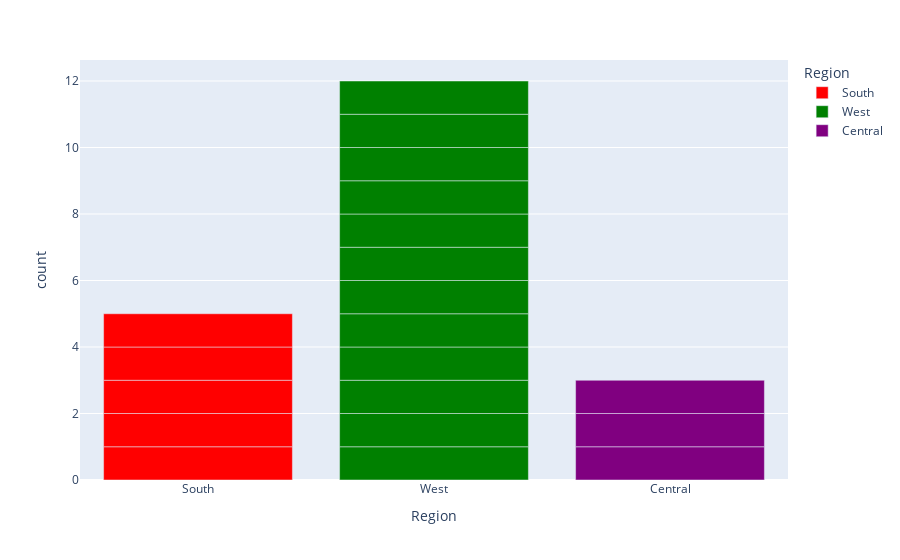

The cell this chart's notebook holds for it:
### Code cell
try:
    fig = px.bar(df1, x='Region', color='Region', color_discrete_sequence=['red', 'green', 'purple'])
    fig.show()
    logger.info("Successfully created.")
except Exception as e:
    logger.error(f"Error while creating the bar chart: {e}")

### Figure 1 — Plotly figure (JSON) as saved in the notebook; plotly's stock layout.template omitted (floating-point values rounded to 4 significant figures)
{"data": [{"alignmentgroup": "True", "hovertemplate": "Region=%{x}<br>count=%{y}<extra></extra>", "legendgroup": "South", "marker": {"color": "red", "pattern": {"shape": ""}}, "name": "South", "offsetgroup": "South", "orientation": "v", "showlegend": true, "textposition": "auto", "type": "bar", "x": ["South", "South", "South", "South", "South"], "xaxis": "x", "y": [1, 1, 1, 1, 1], "yaxis": "y"}, {"alignmentgroup": "True", "hovertemplate": "Region=%{x}<br>count=%{y}<extra></extra>", "legendgroup": "West", "marker": {"color": "green", "pattern": {"shape": ""}}, "name": "West", "offsetgroup": "West", "orientation": "v", "showlegend": true, "textposition": "auto", "type": "bar", "x": ["West", "West", "West", "West", "West", "West", "West", "West", "West", "West", "West", "West"], "xaxis": "x", "y": [1, 1, 1, 1, 1, 1, 1, 1, 1, 1, 1, 1], "yaxis": "y"}, {"alignmentgroup": "True", "hovertemplate": "Region=%{x}<br>count=%{y}<extra></extra>", "legendgroup": "Central", "marker": {"color": "purple", "pattern": {"shape": ""}}, "name": "Central", "offsetgroup": "Central", "orientation": "v", "showlegend": true, "textposition": "auto", "type": "bar", "x": ["Central", "Central", "Central"], "xaxis": "x", "y": [1, 1, 1], "yaxis": "y"}], "layout": {"autosize": true, "barmode": "relative", "legend": {"title": {"text": "Region"}, "tracegroupgap": 0}, "margin": {"t": 60}, "xaxis": {"anchor": "y", "autorange": true, "categoryarray": ["South", "West", "Central"], "categoryorder": "array", "domain": [0, 1], "range": [-0.5, 2.5], "title": {"text": "Region"}, "type": "category"}, "yaxis": {"anchor": "x", "autorange": true, "domain": [0, 1], "range": [0, 12.63], "title": {"text": "count"}, "type": "linear"}}}
